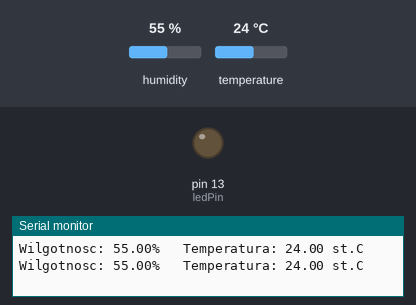
The sketch below on a simulated Arduino Uno, built with avr-gcc and run on an emulated ATmega328P. Shown: output pins drawn as LEDs (lit = HIGH), the last lines printed to the serial monitor. The inputs (shaded band) are chosen by the test bench; at power-on: temperature 24 °C, humidity 55 %.

Above: at 4.8 s.
4.9 s: temperature set to 27 °C
7.9 s: temperature set to 30 °C
At 8.6 s:
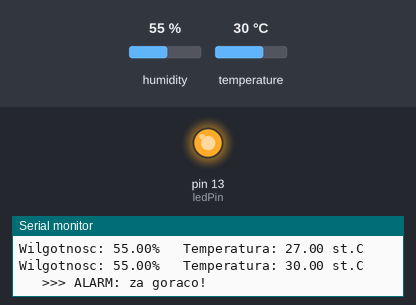
10.9 s: temperature set to 12 °C
At 12.4 s:
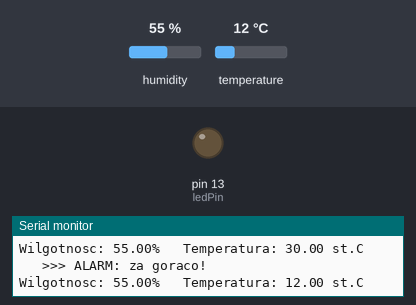
13.9 s: temperature set to 33 °C
At 15.0 s:
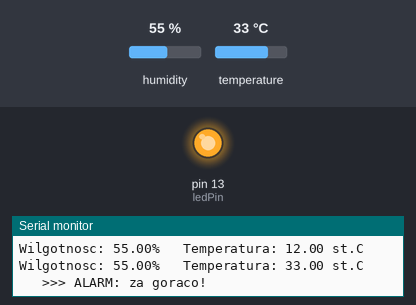
Timing chart, 0 to 16.9 s (numbered marks = the images above; inputs shaded):
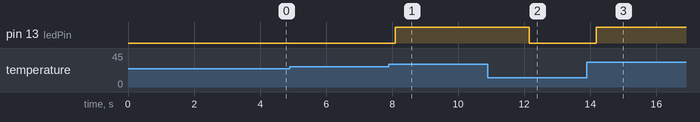

Measured:
- the behaviour switches between 28 and 29 °C on temperature (found by bisection; images 0 and 1)
- after the input at 7.9 s, pin 13 (ledPin): LOW → HIGH after 0.20 s
- after the input at 10.9 s, pin 13 (ledPin): HIGH → LOW after 1.3 s
- after the input at 13.9 s, pin 13 (ledPin): LOW → HIGH after 0.28 s

The sketch:

DHT11bdioda.ino
```cpp
#include "DHT.h"

#define DHTPIN 4
#define DHTTYPE DHT11

const int ledPin = 13;             // wbudowana dioda na pinie 13 - zero okablowania
const float progTemperatury = 28;  // prog alarmu w st.C - ustaw wg swojego pokoju!

DHT dht(DHTPIN, DHTTYPE);

void setup() {
  Serial.begin(9600);
  pinMode(ledPin, OUTPUT);
  dht.begin();
}

void loop() {
  delay(2000);  // DHT11 to wolny czujnik - min. 2 s między odczytami

  float wilgotnosc = dht.readHumidity();
  float temperatura = dht.readTemperature();

  if (isnan(wilgotnosc) || isnan(temperatura)) {
    Serial.println("Blad odczytu z czujnika!");
    return;
  }

  Serial.print("Wilgotnosc: ");
  Serial.print(wilgotnosc);
  Serial.print("%   Temperatura: ");
  Serial.print(temperatura);
  Serial.println(" st.C");

  if (temperatura > progTemperatury) {
    digitalWrite(ledPin, HIGH);          // za goraco -> alarm
    Serial.println("   >>> ALARM: za goraco!");
  } else {
    digitalWrite(ledPin, LOW);           // temperatura ok -> dioda zgaszona
  }
}
```
